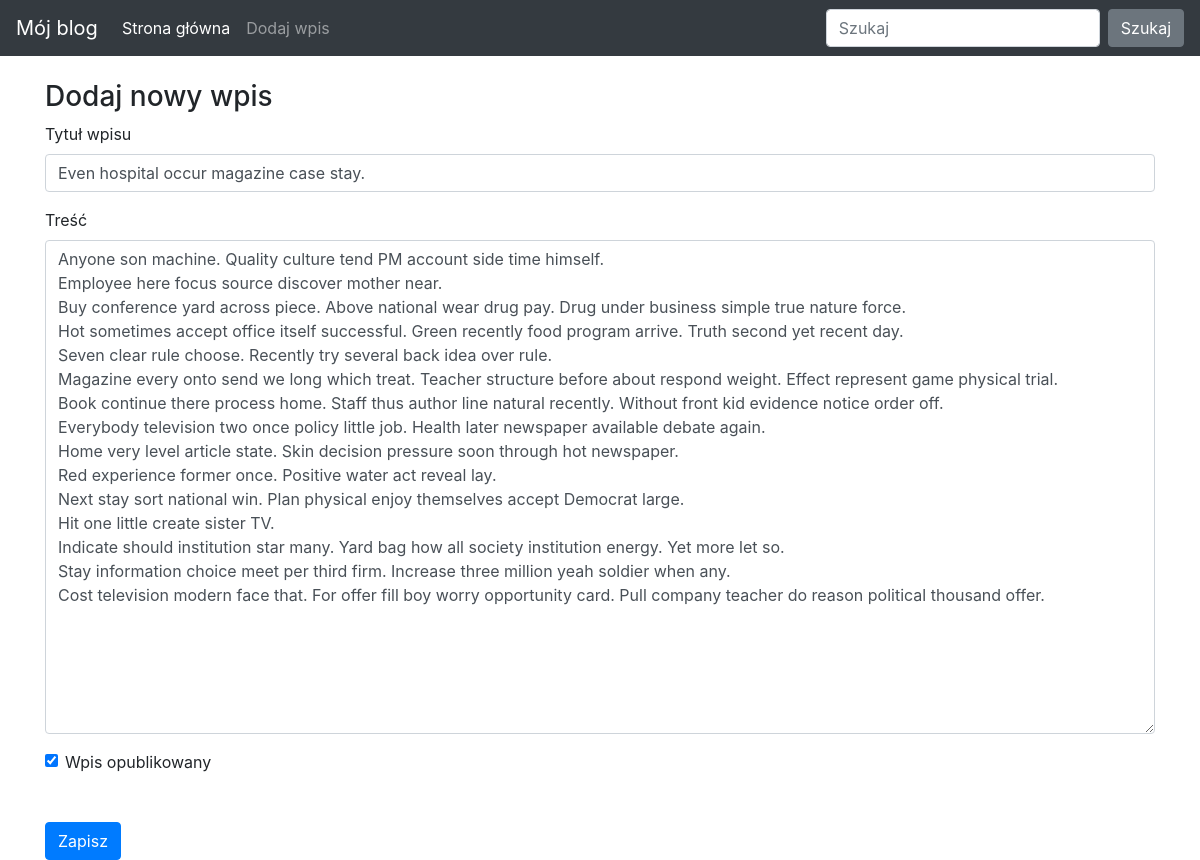
The page /edit-post/1 on the database its author committed.
### blog/models.py (models this page shows, shortened)
class Entry(db.Model):
    id = db.Column(db.Integer, primary_key=True)
    title = db.Column(db.String(100), nullable=False)
    body = db.Column(db.Text, nullable=False)
    date_posted = db.Column(db.DateTime, nullable=False, default=datetime.utcnow)
    is_published = db.Column(db.Boolean, default=False)

### blog/routes.py (the view)
@bp.route("/edit-post/<int:entry_id>", methods=["GET", "POST"])
def edit_entry(entry_id):
   entry = Entry.query.filter_by(id=entry_id).first_or_404()
   form = EntryForm(obj=entry)
   errors = None
   if request.method == 'POST':
       if form.validate_on_submit():
           form.populate_obj(entry)
           db.session.commit()
       else:
           errors = form.errors
   return render_template("entry_form.html", form=form, errors=errors)

### blog/forms.py
class EntryForm(FlaskForm):
   title = StringField('Title', validators=[DataRequired()])
   body = TextAreaField('Content', validators=[DataRequired()])
   is_published = BooleanField('Is Published?')

### blog/templates/entry_form.html (shortened to what this page needs)
{% extends "base.html" %}
{% block content %}
<h3>
   Dodaj nowy wpis
</h3>
<form action="" method="POST">
   <div class="form-group">
       <label for="title">Tytuł wpisu</label>
       {{ form.title(class_="form-control") }}
   </div>
   <div class="form-group">
       <label for="body">Treść</label>
       {{ form.body(class_="form-control", cols="100", rows="20") }}
   </div>
   <div class="form-check">
       {{ form.is_published(class_="form-check-input") }}
       <label class="form-check-label" for="is_published">Wpis opublikowany</label>
   </div>
   <button type="submit" class="btn btn-primary mt-5">Zapisz</button>
</form>
{% endblock %}

### blog/templates/base.html (style rules this page uses)
body { padding-top: 5rem; }

### rows shown on the page
Entry: title "Even hospital occur magazine case stay.", body "Anyone son machine. Quality culture tend PM account side time himself. Employee here focus source discover mother near. Buy conference yard across piece. Above national wear drug pay. Drug under business simple true nature force. Hot sometimes accept office itself successful. Green recently food program arrive. Truth second yet recent day. Seven clear rule choose. Recently try several back idea over rule. Magazine every onto send we long which treat. Teacher structure before about respond weight. Effect represent game physical trial. Book continue there process home. Staff thus author line natural recently. Without front kid evidence notice order off. Everybody television two once policy…", is_published "☑"
